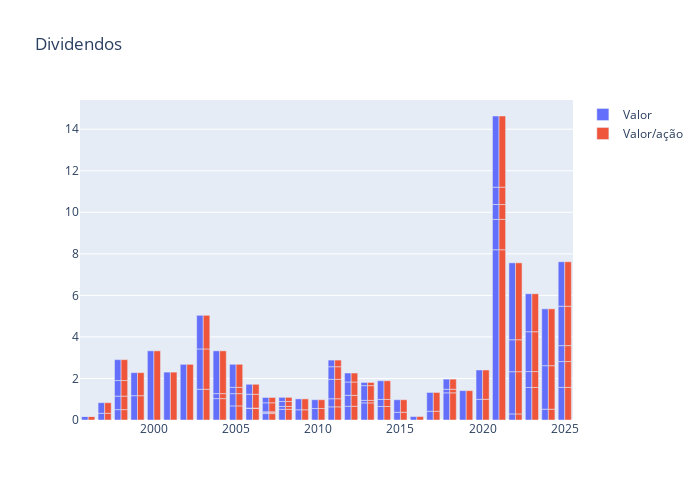

Notebook source saved alongside this figure:
### Code cell
# proventos via Fundamentus

from io import StringIO
import plotly.graph_objects as go

url1 = f'https://www.fundamentus.com.br/proventos.php?papel={codigo}&tipo=2'
header = { 
    "User-Agent": "Mozilla/5.0 (X11; Linux x86_64) AppleWebKit/537.36 (KHTML, like Gecko) Chrome/50.0.2661.75 Safari/537.36", "X-Requested-With": "XMLHttpRequest"
    }
r1 = requests.get(url1, headers=header)
dy = pd.read_html(StringIO(r1.text), decimal=',', thousands='.')[0]
dy['Data'] = pd.to_datetime(dy['Data'] , dayfirst=True)
dy.set_index('Data',inplace =True )

dy['Valor/acao'] = dy['Valor']/dy['Por quantas ações']

fig = go.Figure(
    [ go.Bar(x=dy.index.year , y = dy['Valor'],name='Valor',
            textposition="outside"),
     go.Bar(x=dy.index.year , y = dy['Valor/acao'],name='Valor/ação',
            textposition="outside")],
    layout=dict(title='Dividendos ',height=500, width=700 ))
fig.show()
